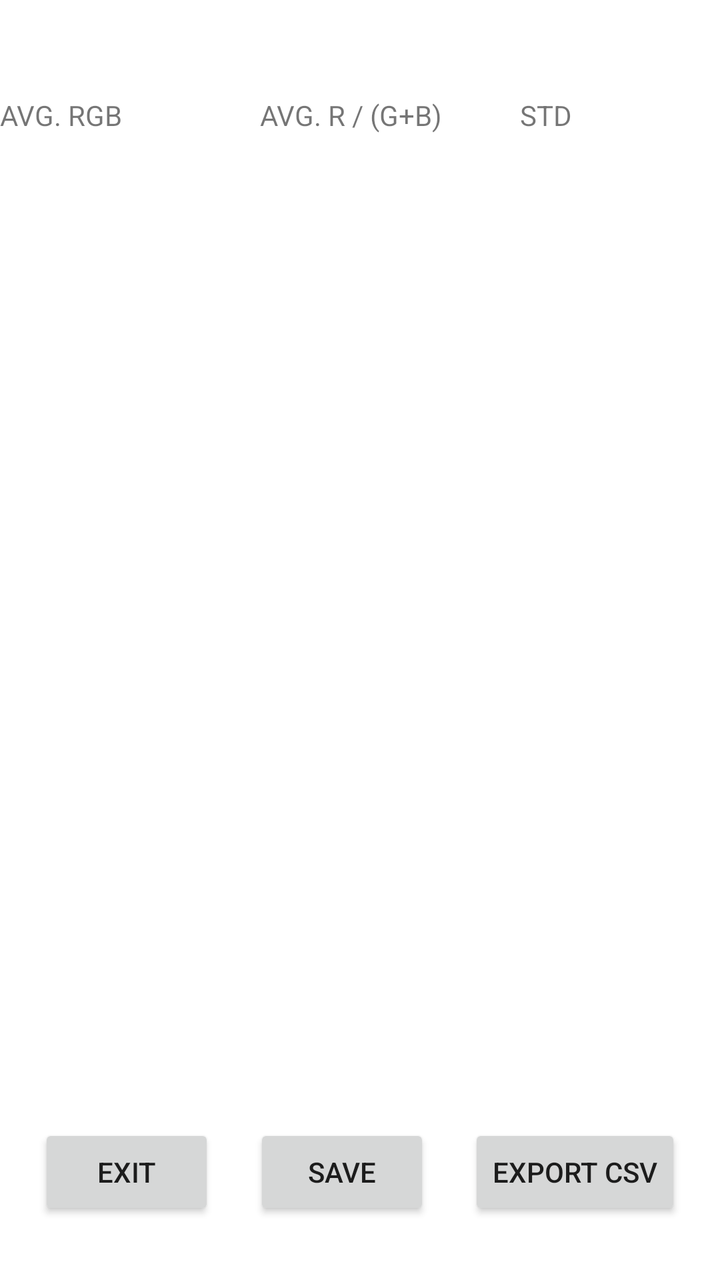
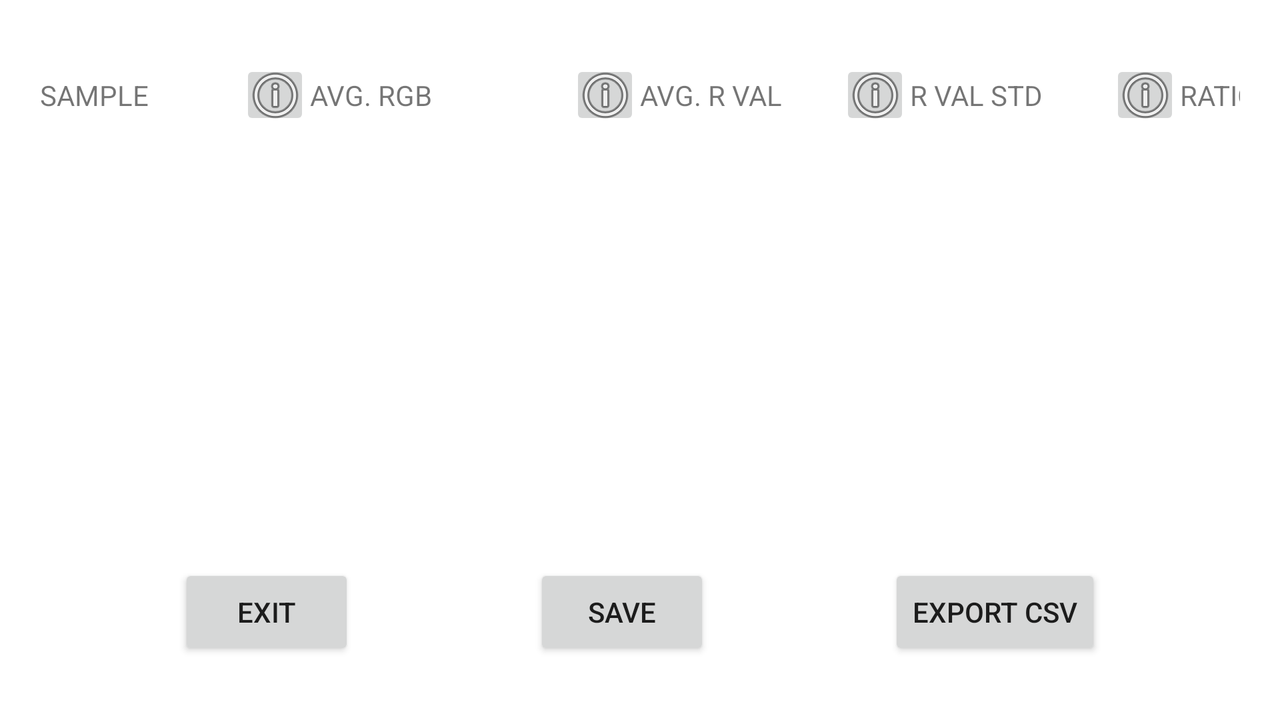

One screen, two layout resources from the same app: the default and the author's alternative for another configuration. Each is rendered where Android would select it; the XML of both is given below.
<!-- AndroidManifest.xml: application theme Theme.MyApplication -->
<!-- res/layout/activity_results.xml -->
<?xml version="1.0" encoding="utf-8"?>
<androidx.constraintlayout.widget.ConstraintLayout xmlns:android="http://schemas.android.com/apk/res/android"
    xmlns:app="http://schemas.android.com/apk/res-auto"
    xmlns:tools="http://schemas.android.com/tools"
    android:layout_width="match_parent"
    android:layout_height="match_parent"
    tools:context=".activities.DataAnalysisActivity">

    <androidx.constraintlayout.widget.ConstraintLayout
        android:id="@+id/ListViewTitleConstraintLayout"
        android:layout_width="match_parent"
        android:layout_height="match_parent"
        android:visibility="visible"
        app:layout_constraintBottom_toBottomOf="parent"
        app:layout_constraintEnd_toEndOf="parent"
        app:layout_constraintStart_toStartOf="parent"
        app:layout_constraintTop_toTopOf="parent">

        <TextView
            android:id="@+id/RGBLabel"
            android:layout_width="130dp"
            android:layout_height="20dp"
            android:layout_marginTop="48dp"
            android:text="AVG. RGB"
            app:layout_constraintEnd_toStartOf="@+id/RPointLabelTitle"
            app:layout_constraintHorizontal_bias="0.5"
            app:layout_constraintStart_toEndOf="@+id/sampleLabel"
            app:layout_constraintTop_toTopOf="parent" />

        <TextView
            android:id="@+id/comparisonValueLabel"
            android:layout_width="100dp"
            android:layout_height="20dp"
            android:layout_marginTop="48dp"
            android:text="RATIO"
            app:layout_constraintEnd_toEndOf="parent"
            app:layout_constraintHorizontal_bias="0.5"
            app:layout_constraintStart_toEndOf="@+id/RPointSTDLabel"
            app:layout_constraintTop_toTopOf="parent" />

        <TextView
            android:id="@+id/RPointSTDLabel"
            android:layout_width="100dp"
            android:layout_height="20dp"
            android:layout_marginTop="48dp"
            android:text="STD"
            app:layout_constraintEnd_toStartOf="@+id/comparisonValueLabel"
            app:layout_constraintHorizontal_bias="0.5"
            app:layout_constraintStart_toEndOf="@+id/RPointLabelTitle"
            app:layout_constraintTop_toTopOf="parent" />

        <TextView
            android:id="@+id/RPointLabelTitle"
            android:layout_width="100dp"
            android:layout_height="20dp"
            android:layout_marginTop="48dp"
            android:layout_marginEnd="30dp"
            android:text="AVG. R / (G+B)"
            app:layout_constraintEnd_toStartOf="@+id/RPointSTDLabel"
            app:layout_constraintHorizontal_bias="0.5"
            app:layout_constraintStart_toEndOf="@+id/RGBLabel"
            app:layout_constraintTop_toTopOf="parent" />

        <TextView
            android:id="@+id/sampleLabel"
            android:layout_width="100dp"
            android:layout_height="20dp"
            android:layout_marginTop="48dp"
            android:text="SAMPLE"
            app:layout_constraintEnd_toStartOf="@+id/RGBLabel"
            app:layout_constraintHorizontal_bias="0.5"
            app:layout_constraintHorizontal_chainStyle="packed"
            app:layout_constraintStart_toStartOf="parent"
            app:layout_constraintTop_toTopOf="parent" />

        <Button
            android:id="@+id/saveResultsBtn"
            android:layout_width="wrap_content"
            android:layout_height="wrap_content"
            android:layout_marginBottom="30dp"
            android:text="SAVE"
            app:layout_constraintBottom_toBottomOf="parent"
            app:layout_constraintEnd_toStartOf="@+id/exportDataBtn"
            app:layout_constraintHorizontal_bias="0.5"
            app:layout_constraintStart_toEndOf="@+id/discardBtn" />

        <Button
            android:id="@+id/discardBtn"
            android:layout_width="wrap_content"
            android:layout_height="wrap_content"
            android:layout_marginBottom="30dp"
            android:text="EXIT"
            app:layout_constraintBottom_toBottomOf="parent"
            app:layout_constraintEnd_toStartOf="@+id/saveResultsBtn"
            app:layout_constraintHorizontal_bias="0.5"
            app:layout_constraintHorizontal_chainStyle="spread"
            app:layout_constraintStart_toStartOf="parent" />

        <Button
            android:id="@+id/exportDataBtn"
            android:layout_width="wrap_content"
            android:layout_height="wrap_content"
            android:layout_marginBottom="30dp"
            android:text="Export CSV"
            app:layout_constraintBottom_toBottomOf="parent"
            app:layout_constraintEnd_toEndOf="parent"
            app:layout_constraintHorizontal_bias="0.5"
            app:layout_constraintStart_toEndOf="@+id/saveResultsBtn" />

    </androidx.constraintlayout.widget.ConstraintLayout>

    <ListView
        android:id="@+id/resultsListView"
        android:layout_width="match_parent"
        android:layout_height="match_parent"
        android:layout_marginTop="80dp"
        android:layout_marginBottom="100dp"
        android:visibility="visible"
        app:layout_constraintBottom_toBottomOf="parent"
        app:layout_constraintEnd_toEndOf="parent"
        app:layout_constraintStart_toStartOf="parent"
        app:layout_constraintTop_toTopOf="parent" />

    <TextView
        android:id="@+id/ActivityLabel"
        android:layout_width="wrap_content"
        android:layout_height="wrap_content"
        android:layout_marginStart="338dp"
        android:layout_marginTop="8dp"
        android:layout_marginEnd="336dp"
        android:text="RESULTS"
        android:visibility="visible"
        app:layout_constraintEnd_toEndOf="parent"
        app:layout_constraintStart_toStartOf="parent"
        app:layout_constraintTop_toTopOf="parent" />

    <androidx.constraintlayout.widget.ConstraintLayout
        android:id="@+id/SaveResultsFrameConstraintLayout"
        android:layout_width="match_parent"
        android:layout_height="match_parent"
        android:visibility="gone"
        app:layout_constraintBottom_toBottomOf="parent"
        app:layout_constraintEnd_toEndOf="parent"
        app:layout_constraintStart_toStartOf="parent"
        app:layout_constraintTop_toTopOf="parent">

        <ImageView
            android:id="@+id/saveResultsBackground"
            android:layout_width="fill_parent"
            android:layout_height="fill_parent"
            android:background="@color/msu_green"
            app:layout_constraintBottom_toBottomOf="parent"
            app:layout_constraintEnd_toEndOf="parent"
            app:layout_constraintStart_toStartOf="parent"
            app:layout_constraintTop_toTopOf="parent" />

        <com.google.android.material.textfield.TextInputEditText
            android:id="@+id/editTextFilename"
            android:layout_width="200dp"
            android:layout_height="wrap_content"
            android:hint="Input filename..."
            android:minHeight="48dp"
            android:textColor="@color/msu_white"
            android:textColorHint="@color/msu_white"
            android:textSize="15sp"
            app:layout_constraintEnd_toEndOf="@+id/saveResultsFrame"
            app:layout_constraintStart_toStartOf="@+id/saveResultsFrame"
            app:layout_constraintTop_toTopOf="@+id/saveResultsFrame" />

        <ImageView
            android:id="@+id/saveResultsFrame"
            android:layout_width="306dp"
            android:layout_height="152dp"
            android:layout_marginStart="265dp"
            android:layout_marginTop="90dp"
            android:layout_marginEnd="266dp"
            android:layout_marginBottom="178dp"
            android:alpha="0.90"
            android:background="@color/msu_green"
            app:layout_constraintBottom_toBottomOf="parent"
            app:layout_constraintEnd_toEndOf="parent"
            app:layout_constraintStart_toStartOf="parent"
            app:layout_constraintTop_toTopOf="parent"
            app:layout_constraintVertical_bias="0.076" />

        <Button
            android:id="@+id/saveResultsConfirmBtn"
            android:layout_width="wrap_content"
            android:layout_height="wrap_content"
            android:layout_marginEnd="20dp"
            android:layout_marginBottom="10dp"
            android:text="Confirm"
            app:layout_constraintBottom_toBottomOf="@+id/saveResultsFrame"
            app:layout_constraintEnd_toEndOf="@+id/saveResultsFrame" />

        <Button
            android:id="@+id/saveResultsCancelBtn"
            android:layout_width="wrap_content"
            android:layout_height="wrap_content"
            android:layout_marginStart="20dp"
            android:layout_marginBottom="10dp"
            android:text="Cancel"
            app:layout_constraintBottom_toBottomOf="@+id/saveResultsFrame"
            app:layout_constraintStart_toStartOf="@+id/saveResultsFrame" />

    </androidx.constraintlayout.widget.ConstraintLayout>

</androidx.constraintlayout.widget.ConstraintLayout>
<!-- resources referenced by this layout -->
<resources>
  <color name="msu_green">#18453B</color>
  <color name="msu_white">#FFFFFF</color>
  <style name="Theme.MyApplication" parent="Theme.MaterialComponents.DayNight.DarkActionBar">
          
          <item name="colorPrimary">@color/msu_green</item>
          <item name="colorPrimaryVariant">@color/msu_green</item>
          <item name="colorOnPrimary">@color/white</item>
          
          <item name="colorSecondary">@color/msu_white</item>
          <item name="colorSecondaryVariant">@color/msu_white</item>
          <item name="colorOnSecondary">@color/black</item>
          
          <item name="android:statusBarColor" tools:targetApi="l">?attr/colorPrimaryVariant</item>
          
      </style>
  <color name="white">#FFFFFFFF</color>
  <color name="black">#FF000000</color>
</resources>
<!-- res/layout-land-v26/activity_results.xml (the author's variant of the layout above) -->
<!-- drawn on the phone turned sideways -->
<?xml version="1.0" encoding="utf-8"?>
<androidx.constraintlayout.widget.ConstraintLayout xmlns:android="http://schemas.android.com/apk/res/android"
    xmlns:app="http://schemas.android.com/apk/res-auto"
    xmlns:tools="http://schemas.android.com/tools"
    android:layout_width="match_parent"
    android:layout_height="match_parent"
    tools:context=".activities.DataAnalysisActivity">

    <androidx.constraintlayout.widget.ConstraintLayout
        android:id="@+id/ListViewTitleConstraintLayout"
        android:layout_width="match_parent"
        android:layout_height="match_parent"
        android:visibility="visible"
        app:layout_constraintBottom_toBottomOf="parent"
        app:layout_constraintEnd_toEndOf="parent"
        app:layout_constraintHorizontal_bias="0.0"
        app:layout_constraintStart_toStartOf="parent"
        app:layout_constraintTop_toTopOf="parent"
        app:layout_constraintVertical_bias="1.0">

        <Button
            android:id="@+id/saveResultsBtn"
            android:layout_width="wrap_content"
            android:layout_height="wrap_content"
            android:layout_marginBottom="30dp"
            android:text="SAVE"
            app:layout_constraintBottom_toBottomOf="parent"
            app:layout_constraintEnd_toStartOf="@+id/exportDataBtn"
            app:layout_constraintHorizontal_bias="0.5"
            app:layout_constraintStart_toEndOf="@+id/discardBtn" />

        <Button
            android:id="@+id/discardBtn"
            android:layout_width="wrap_content"
            android:layout_height="wrap_content"
            android:layout_marginBottom="30dp"
            android:text="EXIT"
            android:tooltipText="Return to main menu"
            app:layout_constraintBottom_toBottomOf="parent"
            app:layout_constraintEnd_toStartOf="@+id/saveResultsBtn"
            app:layout_constraintHorizontal_bias="0.5"
            app:layout_constraintHorizontal_chainStyle="spread"
            app:layout_constraintStart_toStartOf="parent" />

        <Button
            android:id="@+id/exportDataBtn"
            android:layout_width="wrap_content"
            android:layout_height="wrap_content"
            android:layout_marginBottom="30dp"
            android:text="Export CSV"
            app:layout_constraintBottom_toBottomOf="parent"
            app:layout_constraintEnd_toEndOf="parent"
            app:layout_constraintHorizontal_bias="0.5"
            app:layout_constraintStart_toEndOf="@+id/saveResultsBtn" />


        <LinearLayout
            android:layout_width="match_parent"
            android:layout_height="wrap_content"
            android:layout_marginStart="20dp"
            android:layout_marginTop="30dp"
            android:layout_marginEnd="20dp"
            android:orientation="horizontal"
            app:layout_constraintEnd_toEndOf="parent"
            app:layout_constraintStart_toStartOf="parent"
            app:layout_constraintTop_toTopOf="parent">

            <TextView
                android:id="@+id/sampleLabel"
                android:layout_width="100dp"
                android:layout_height="20dp"
                android:text="SAMPLE" />

            <ImageButton
                android:id="@+id/avgrgbTip"
                android:layout_width="35dp"
                android:layout_height="35dp"
                android:scaleType="center"
                android:tooltipText="The average RGB values from all sampling points."
                app:srcCompat="@android:drawable/ic_menu_info_details" />

            <TextView
                android:id="@+id/RGBLabel"
                android:layout_width="130dp"
                android:layout_height="35dp"
                android:gravity="center_vertical"
                android:text="AVG. RGB" />

            <ImageButton
                android:id="@+id/avgrgbTip2"
                android:layout_width="35dp"
                android:layout_height="35dp"
                android:scaleType="center"
                app:srcCompat="@android:drawable/ic_menu_info_details" />

            <TextView
                android:id="@+id/RPointLabelTitle"
                android:layout_width="100dp"
                android:layout_height="35dp"
                android:gravity="center_vertical"
                android:text="AVG. R VAL" />

            <ImageButton
                android:id="@+id/avgrgbTip3"
                android:layout_width="35dp"
                android:layout_height="35dp"
                android:scaleType="center"
                app:srcCompat="@android:drawable/ic_menu_info_details" />

            <TextView
                android:id="@+id/RPointSTDLabel"
                android:layout_width="100dp"
                android:layout_height="35dp"
                android:gravity="center_vertical"
                android:text="R VAL STD" />

            <ImageButton
                android:id="@+id/avgrgbTip4"
                android:layout_width="35dp"
                android:layout_height="35dp"
                android:scaleType="center"
                app:srcCompat="@android:drawable/ic_menu_info_details" />

            <TextView
                android:id="@+id/comparisonValueLabel"
                android:layout_width="110dp"
                android:layout_height="35dp"
                android:gravity="center_vertical"
                android:text="RATIO" />

        </LinearLayout>

    </androidx.constraintlayout.widget.ConstraintLayout>

    <ListView
        android:id="@+id/resultsListView"
        android:layout_width="match_parent"
        android:layout_height="match_parent"
        android:layout_marginStart="20dp"
        android:layout_marginTop="80dp"
        android:layout_marginEnd="20dp"
        android:layout_marginBottom="100dp"
        android:fadeScrollbars="false"
        android:visibility="visible"
        app:layout_constraintBottom_toBottomOf="parent"
        app:layout_constraintEnd_toEndOf="parent"
        app:layout_constraintStart_toStartOf="parent"
        app:layout_constraintTop_toTopOf="parent" />

    <TextView
        android:id="@+id/ActivityLabel"
        android:layout_width="wrap_content"
        android:layout_height="wrap_content"
        android:layout_marginStart="338dp"
        android:layout_marginTop="8dp"
        android:layout_marginEnd="336dp"
        android:text="RESULTS"
        android:visibility="visible"
        app:layout_constraintEnd_toEndOf="parent"
        app:layout_constraintStart_toStartOf="parent"
        app:layout_constraintTop_toTopOf="parent" />

    <androidx.constraintlayout.widget.ConstraintLayout
        android:id="@+id/SaveResultsFrameConstraintLayout"
        android:layout_width="match_parent"
        android:layout_height="match_parent"
        android:visibility="gone"
        app:layout_constraintBottom_toBottomOf="parent"
        app:layout_constraintEnd_toEndOf="parent"
        app:layout_constraintStart_toStartOf="parent"
        app:layout_constraintTop_toTopOf="parent">

        <ImageView
            android:id="@+id/saveResultsBackground"
            android:layout_width="fill_parent"
            android:layout_height="fill_parent"
            android:background="@color/msu_green"
            app:layout_constraintBottom_toBottomOf="parent"
            app:layout_constraintEnd_toEndOf="parent"
            app:layout_constraintStart_toStartOf="parent"
            app:layout_constraintTop_toTopOf="parent" />

        <com.google.android.material.textfield.TextInputEditText
            android:id="@+id/editTextFilename"
            android:layout_width="200dp"
            android:layout_height="wrap_content"
            android:elevation="2dp"
            android:hint="Input Filename..."
            android:minHeight="48dp"
            android:textColor="@color/msu_white"
            android:textColorHint="@color/msu_white"
            android:textSize="15sp"
            app:layout_constraintEnd_toEndOf="@+id/saveResultsFrame"
            app:layout_constraintStart_toStartOf="@+id/saveResultsFrame"
            app:layout_constraintTop_toTopOf="@+id/saveResultsFrame" />

        <ImageView
            android:id="@+id/saveResultsFrame"
            android:layout_width="306dp"
            android:layout_height="152dp"
            android:layout_marginStart="265dp"
            android:layout_marginTop="90dp"
            android:layout_marginEnd="266dp"
            android:layout_marginBottom="178dp"
            android:alpha="0.90"
            android:background="@color/msu_green"
            android:elevation="1dp"
            app:layout_constraintBottom_toBottomOf="parent"
            app:layout_constraintEnd_toEndOf="parent"
            app:layout_constraintStart_toStartOf="parent"
            app:layout_constraintTop_toTopOf="parent"
            app:layout_constraintVertical_bias="0.076" />

        <Button
            android:id="@+id/saveResultsConfirmBtn"
            android:layout_width="wrap_content"
            android:layout_height="wrap_content"
            android:layout_marginEnd="20dp"
            android:layout_marginBottom="10dp"
            android:elevation="2dp"
            android:text="Confirm"
            app:layout_constraintBottom_toBottomOf="@+id/saveResultsFrame"
            app:layout_constraintEnd_toEndOf="@+id/saveResultsFrame" />

        <Button
            android:id="@+id/saveResultsCancelBtn"
            android:layout_width="wrap_content"
            android:layout_height="wrap_content"
            android:layout_marginStart="20dp"
            android:layout_marginBottom="10dp"
            android:elevation="2dp"
            android:text="Cancel"
            app:layout_constraintBottom_toBottomOf="@+id/saveResultsFrame"
            app:layout_constraintStart_toStartOf="@+id/saveResultsFrame" />

    </androidx.constraintlayout.widget.ConstraintLayout>

</androidx.constraintlayout.widget.ConstraintLayout>
